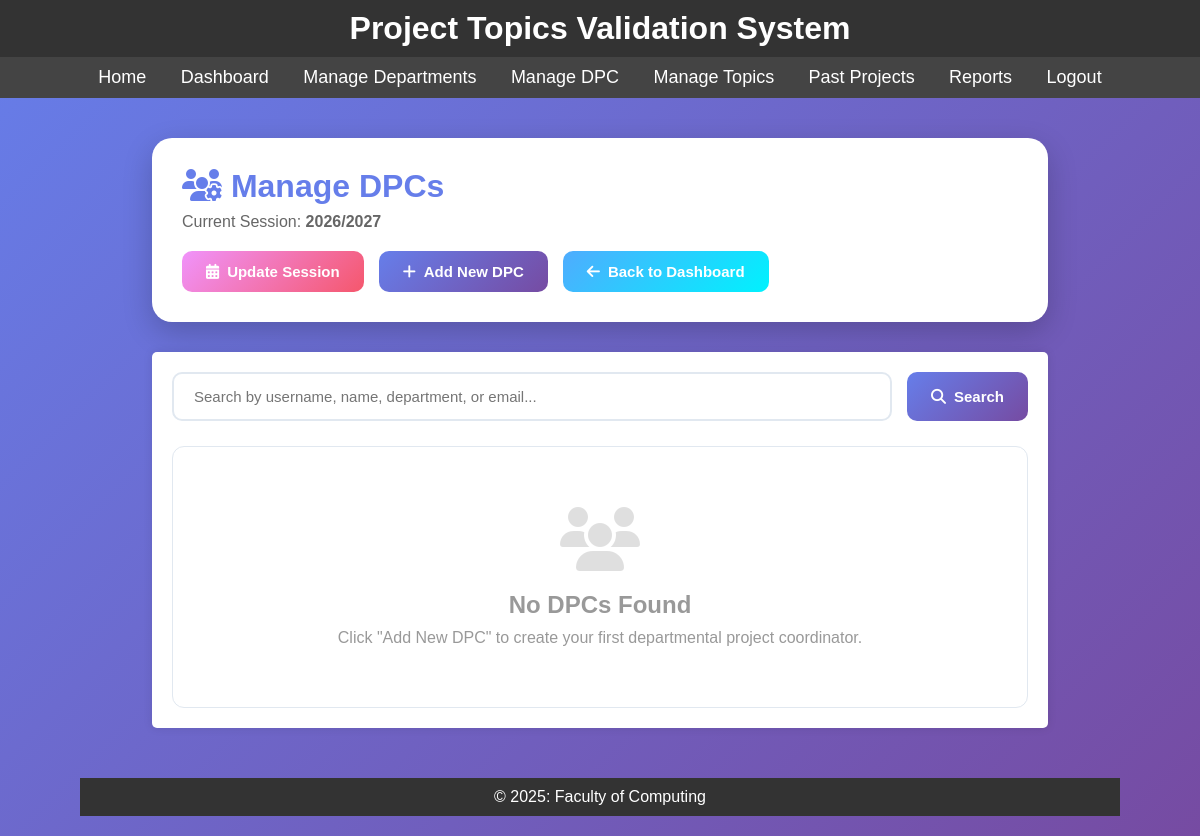
The page /faculty_project_coordinator/fpc_manage_dpc.php (signed in) on the database as committed earlier.
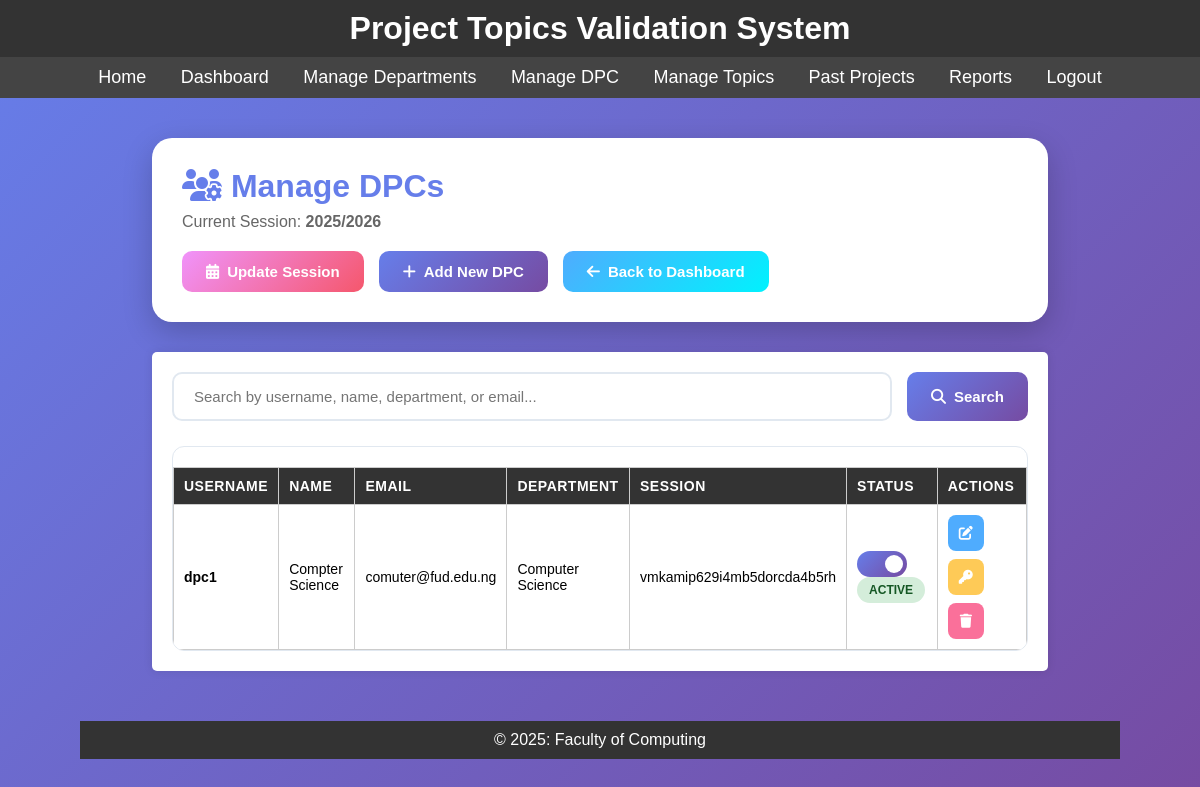
The same page on the database as committed later.
### tables this page shows
CREATE TABLE `users` (
  `id` int(11) NOT NULL,
  `username` varchar(50) NOT NULL,
  `password` varchar(255) NOT NULL,
  `role` enum('stu','dpc','fpc','sup','admin','lib') DEFAULT NULL,
  `name` varchar(100) DEFAULT NULL,
  `email` varchar(100) DEFAULT NULL,
  `faculty_id` int(11) NOT NULL,
  `department` varchar(100) DEFAULT NULL,
  `is_active` tinyint(1) DEFAULT 1,
  `first_login` datetime DEFAULT NULL,
  `password_changed` varchar(50) DEFAULT NULL,
  `session` varchar(255) DEFAULT NULL,
  `created_at` timestamp NOT NULL DEFAULT current_timestamp() ON UPDATE current_timestamp()
);

CREATE TABLE `departments` (
  `id` int(11) NOT NULL,
  `faculty_id` int(11) NOT NULL,
  `department_name` varchar(100) NOT NULL
);

### includes/db.php (called while the page is built)
<?php
$my_host = 'localhost';
$my_dbname = 'my_project_topics2';
$my_username = 'root';
$my_password = '';
try {
    $conn = new PDO("mysql:host=$my_host;dbname=$my_dbname", $my_username, $my_password);
    $conn->setAttribute(PDO::ATTR_ERRMODE, PDO::ERRMODE_EXCEPTION);
    $conn->setAttribute(PDO::ATTR_DEFAULT_FETCH_MODE, PDO::FETCH_ASSOC);
} catch (PDOException $e_mysql) {
    error_log("Primary MySQL Connection failed: " . $e_mysql->getMessage());
    try {
        $fallback_dbname = 'fcetpoti_projectval';
        $fallback_username = 'fcetpoti_projectval';
        $fallback_password = 'Othmaan100!!!';
        $conn = new PDO("mysql:host=$my_host;dbname=$fallback_dbname", $fallback_username, $fallback_password);
        $conn->setAttribute(PDO::ATTR_ERRMODE, PDO::ERRMODE_EXCEPTION);
        $conn->setAttribute(PDO::ATTR_DEFAULT_FETCH_MODE, PDO::FETCH_ASSOC);
    } catch (PDOException $e_fallback) {
        error_log("Fallback MySQL Connection failed: " . $e_fallback->getMessage());
        die("Database connection failed. Please contact administrator.");
    }
}
try {
    $settings_stmt = $conn->query("SELECT setting_key, setting_value FROM system_settings");
    $system_settings = [];
    while ($row = $settings_stmt->fetch(PDO::FETCH_ASSOC)) {
        $system_settings[$row['setting_key']] = $row['setting_value'];
    }
    $current_session = $system_settings['current_session'] ?? date('Y') . '/' . (date('Y') + 1);
} catch (Exception $e) {
    $current_session = date('Y') . '/' . (date('Y') + 1);
}
?>

### faculty_project_coordinator/fpc_manage_dpc.php (the view, shortened to what this page needs)
<?php
include __DIR__ . '/../includes/db.php';
$faculty_id = $_SESSION['faculty_id'];
$currentSession = $current_session;
$search = $_GET['search'] ?? '';
$page = isset($_GET['page']) ? max(1, intval($_GET['page'])) : 1;
$perPage = 10;
$offset = ($page - 1) * $perPage;
$whereClause = "u.role = 'dpc' AND u.faculty_id = ?";
$params = [$faculty_id];
$query = "SELECT u.*, d.department_name, d.id as dept_id FROM users u LEFT JOIN departments d ON u.department = d.id WHERE $whereClause ORDER BY u.is_active DESC, u.created_at DESC LIMIT $perPage OFFSET $offset";
$stmt = $conn->prepare($query);
$stmt->execute($params);
$dpcs = $stmt->fetchAll(PDO::FETCH_ASSOC);
?>
<!DOCTYPE html>
<html lang="en">
<head>
    <link rel="stylesheet" href="https://cdnjs.cloudflare.com/ajax/libs/font-awesome/6.4.0/css/all.min.css">
</head>
<body>
    <?php include_once __DIR__ .'/../includes/header.php'; ?>
    <div class="container">
        <div class="header">
            <div>
                <h1><i class="fas fa-users-cog"></i> Manage DPCs</h1>
                <p style="color: #666; margin-top: 8px;">Current Session: <strong><?php echo htmlspecialchars($currentSession); ?></strong></p>
            </div>
            <div class="header-actions">
                <button class="btn btn-secondary" onclick="openSessionModal()">
                    <i class="fas fa-calendar-alt"></i> Update Session
                </button>
                <button class="btn btn-primary" onclick="openCreateModal()">
                    <i class="fas fa-plus"></i> Add New DPC
                </button>
                <a href="fpc_dashboard.php" class="btn btn-success">
                    <i class="fas fa-arrow-left"></i> Back to Dashboard
                </a>
            </div>
        </div>
        <div class="card">
            <div class="search-bar">
                <input type="text" class="search-input" id="searchInput" placeholder="Search by username, name, department, or email..." value="<?php echo htmlspecialchars($search); ?>">
                <button class="btn btn-primary" onclick="performSearch()">
                    <i class="fas fa-search"></i> Search
                </button>
            </div>
            <div class="table-container">
                <?php if (count($dpcs) > 0): ?>
                <table>
                    <thead>
                        <tr>
                            <th>Username</th>
                            <th>Name</th>
                            <th>Email</th>
                            <th>Department</th>
                            <th>Session</th>
                            <th>Status</th>
                            <th>Actions</th>
                        </tr>
                    </thead>
                    <tbody>
                        <?php foreach ($dpcs as $dpc): ?>
                        <tr>
                            <td><strong><?php echo htmlspecialchars($dpc['username']); ?></strong></td>
                            <td><?php echo htmlspecialchars($dpc['name'] ?? '-'); ?></td>
                            <td><?php echo htmlspecialchars($dpc['email'] ?? '-'); ?></td>
                            <td><?php echo htmlspecialchars($dpc['department_name'] ?? '-'); ?></td>
                            <td><?php echo htmlspecialchars($dpc['session'] ?? '-'); ?></td>
                            <td>
                                <label class="toggle-switch">
                                    <span class="slider"></span>
                                </label>
                                <span class="status-badge <?php echo $dpc['is_active'] ? 'status-active' : 'status-inactive'; ?>">
                                    <?php echo $dpc['is_active'] ? 'Active' : 'Inactive'; ?>
                                </span>
                            </td>
                            <td>
                                <div class="action-buttons">
                                    <button class="icon-btn btn-edit" onclick='openEditModal(<?php echo json_encode($dpc); ?>)' title="Edit">
                                        <i class="fas fa-edit"></i>
                                    </button>
                                    <button class="icon-btn btn-reset" onclick="resetPassword(<?php echo $dpc['id']; ?>)" title="Reset Password">
                                        <i class="fas fa-key"></i>
                                    </button>
                                    <button class="icon-btn btn-delete" onclick="deleteDPC(<?php echo $dpc['id']; ?>, '<?php echo htmlspecialchars($dpc['username']); ?>')" title="Delete">
                                        <i class="fas fa-trash"></i>
                                    </button>
                                </div>
                            </td>
                        </tr>
                        <?php endforeach; ?>
                    </tbody>
                </table>
                <?php else: ?>
                <div class="empty-state">
                    <i class="fas fa-users"></i>
                    <h3>No DPCs Found</h3>
                    <p><?php echo !empty($search) ? 'No results match your search criteria.' : 'Click "Add New DPC" to create your first departmental project coordinator.'; ?></p>
                </div>
                <?php endif; ?>
            </div>
        </div>
    </div>
    <?php include_once __DIR__ .'/../includes/footer.php'; ?>
</body>
</html>

### includes/header.php (shortened to what this page needs)
<!DOCTYPE html>
<html lang="en">
<head>
    <link rel="stylesheet" href="../assets/css/styles.css">
</head>
<body>
    <header>
        <h1>Project Topics Validation System</h1>
    </header>
    <nav>
        <a href="index.php">Home</a>
        <?php if (isset($_SESSION['role'])): ?>
            <?php if ($_SESSION['role'] === 'fpc'): ?>
                <a href="index.php">Dashboard</a>
                <a href="fpc_manage_departments.php">Manage Departments</a>
                <a href="fpc_manage_dpc.php">Manage DPC</a>
                <a href="fpc_manage_topics.php">Manage Topics</a>
                <a href="fpc_view_past_projects.php">Past Projects</a>
                <a href="fpc_reports.php">Reports</a>
            <?php elseif ($_SESSION['role'] === 'lib'): ?>
                <a href="index.php">Dashboard</a>
                <a href="lib_manage_projects.php">Project Repository</a>
                <a href="lib_generate_reports.php">Statistics</a>
            <?php endif; ?>
            <a href="<?php echo PROJECT_ROOT; ?>index.php?logout=1">Logout</a>
        <?php endif; ?>
    </nav>
    <div class="container">

### includes/footer.php
<footer>
    <div class="footer-content">
        <p>© 2025: Faculty of Computing</p>
    </div>
</footer>

### assets/css/styles.css (style rules this page uses)
body { font-family: Arial, sans-serif; margin: 0; padding: 0; background-color: #f4f4f4; display: flex; flex-direction: column; min-height: 100vh; }
.container { width: 90%; max-width: 1200px; margin: 0 auto; padding: 20px; flex: 1; }
header { background-color: #333; color: #fff; padding: 10px 0; text-align: center; }
header h1 { margin: 0; }
nav { background-color: #444; padding: 10px; text-align: center; }
nav a { color: #fff; text-decoration: none; margin: 0 15px; font-size: 18px; }
table { width: 100%; border-collapse: collapse; margin-top: 20px; }
table th, table td { padding: 10px; border: 1px solid #ccc; text-align: left; }
table th { background-color: #333; color: #fff; }
.card { background-color: #fff; padding: 20px; border-radius: 5px; box-shadow: 0 0 10px rgba(0, 0, 0, 0.1); flex: 1 1 calc(33.333% - 40px); text-align: center; }
footer { background-color: #333; color: #fff; text-align: center; padding: 10px 0; margin-top: auto; }
.footer-content { max-width: 1200px; margin: 0 auto; padding: 0 20px; }

### faculty_project_coordinator/fpc_manage_dpc.php (style rules this page uses)
* { margin: 0; padding: 0; box-sizing: border-box; }
body { font-family: 'Segoe UI', Tahoma, Geneva, Verdana, sans-serif; background: linear-gradient(135deg, #667eea 0%, #764ba2 100%); min-height: 100vh; padding: 20px; }
.container { max-width: 1400px; margin: 0 auto; }
.header { background: white; padding: 30px; border-radius: 20px; box-shadow: 0 10px 30px rgba(0, 0, 0, 0.2); margin-bottom: 30px; display: flex; justify-content: space-between; align-items: center; flex-wrap: wrap; gap: 20px; }
.header h1 { color: #667eea; font-size: 32px; font-weight: 700; }
.header-actions { display: flex; gap: 15px; flex-wrap: wrap; }
.btn { padding: 12px 24px; border: none; border-radius: 10px; font-size: 15px; font-weight: 600; cursor: pointer; transition: all 0.3s ease; display: inline-flex; align-items: center; gap: 8px; text-decoration: none; }
.btn-primary { background: linear-gradient(135deg, #667eea 0%, #764ba2 100%); color: white; }
.btn-secondary { background: linear-gradient(135deg, #f093fb 0%, #f5576c 100%); color: white; }
.btn-success { background: linear-gradient(135deg, #4facfe 0%, #00f2fe 100%); color: white; }
.card { background: white; padding: 30px; border-radius: 20px; box-shadow: 0 10px 30px rgba(0, 0, 0, 0.2); margin-bottom: 30px; }
.search-bar { display: flex; gap: 15px; margin-bottom: 25px; flex-wrap: wrap; }
.search-input { flex: 1; min-width: 250px; padding: 14px 20px; border: 2px solid #e1e8f0; border-radius: 10px; font-size: 15px; transition: all 0.3s ease; }
.table-container { overflow-x: auto; border-radius: 12px; border: 1px solid #e1e8f0; }
table { width: 100%; border-collapse: collapse; background: white; }
thead { background: linear-gradient(135deg, #667eea 0%, #764ba2 100%); color: white; }
th { padding: 16px; text-align: left; font-weight: 600; font-size: 14px; text-transform: uppercase; letter-spacing: 0.5px; }
td { padding: 16px; border-bottom: 1px solid #e1e8f0; font-size: 14px; }
tbody tr { transition: all 0.2s ease; }
.status-badge { display: inline-block; padding: 6px 12px; border-radius: 20px; font-size: 12px; font-weight: 600; text-transform: uppercase; }
.status-active { background: #d4edda; color: #155724; }
.action-buttons { display: flex; gap: 8px; flex-wrap: wrap; }
.icon-btn { width: 36px; height: 36px; border: none; border-radius: 8px; cursor: pointer; display: inline-flex; align-items: center; justify-content: center; transition: all 0.3s ease; font-size: 14px; }
.btn-edit { background: #4facfe; color: white; }
.btn-delete { background: #fa709a; color: white; }
.btn-reset { background: #feca57; color: white; }
.toggle-switch { position: relative; display: inline-block; width: 50px; height: 26px; }
.slider { position: absolute; cursor: pointer; top: 0; left: 0; right: 0; bottom: 0; background-color: #ccc; transition: .4s; border-radius: 26px; }
.slider:before { position: absolute; content: ""; height: 18px; width: 18px; left: 4px; bottom: 4px; background-color: white; transition: .4s; border-radius: 50%; }
input:checked + .slider { background: linear-gradient(135deg, #667eea 0%, #764ba2 100%); }
input:checked + .slider:before { transform: translateX(24px); }
.empty-state { text-align: center; padding: 60px 20px; color: #999; }
.empty-state i { font-size: 64px; margin-bottom: 20px; opacity: 0.3; }
.empty-state h3 { font-size: 24px; margin-bottom: 10px; }

Rows that differ between the two databases and show on the page:
added users: username "dpc1", name "Compter Science", email "comuter@fud.edu.ng", departments.department_name "Computer Science", session "vmkamip629i4mb5dorcda4b5rh", is_active "ACTIVE"
Other text that changed with them:
$currentSession: "2026/2027" → "2025/2026"
text no longer shown: "No DPCs Found Click \"Add New DPC\" to create your first departmental project coordinator."
text now shown: "USERNAME NAME EMAIL DEPARTMENT SESSION STATUS ACTIONS"
